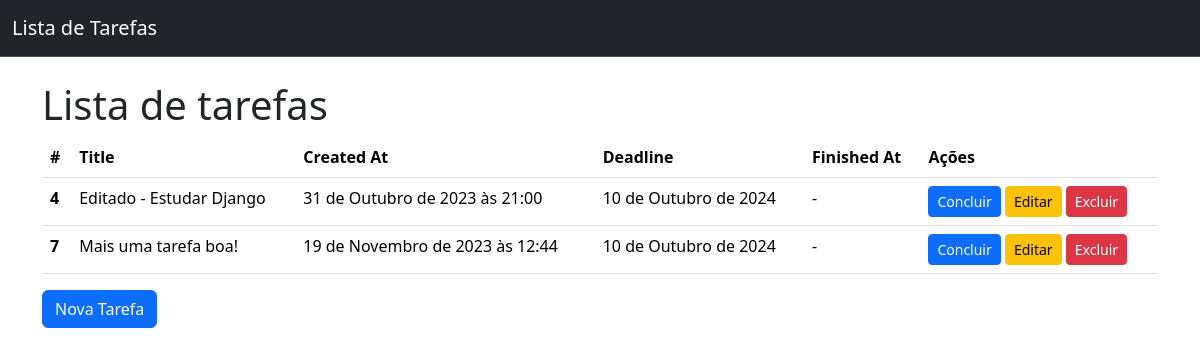
Before: / with the older database file.
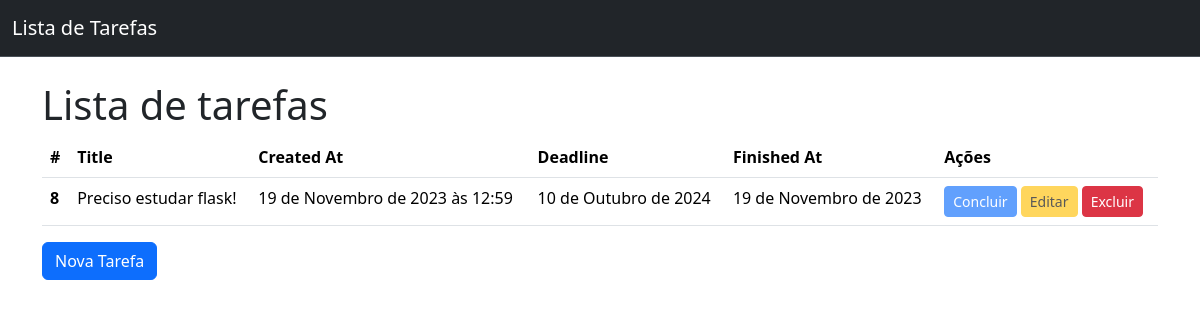
After: the same page with the newer database file.
### todos/models.py (models this page shows, shortened)
class Todo(models.Model):
    title = models.CharField(verbose_name="Título",
                             max_length=100, null=False, blank=False)
    created_at = models.DateTimeField(
        auto_now_add=True, null=False, blank=False)
    deadline = models.DateField(
        verbose_name="Data de entrega", null=False, blank=False)
    finished_at = models.DateField(null=True)
    class Meta:
        ordering = ["deadline"]

### todos/views.py (the view)
# urls.py: path("", TodoListView.as_view(), name="todo_list"),
class TodoListView(ListView):
    model = Todo

### todos/templates/todos/todo_list.html (shortened to what this page needs)
{% extends "base.html" %}
{% block content %}
  <h1>Lista de tarefas</h1>
  {% if todo_list %}
  <table class="table">
    <thead>
      <tr>
        <th scope="col">#</th>
        <th scope="col">Title</th>
        <th scope="col">Created At</th>
        <th scope="col">Deadline</th>
        <th scope="col">Finished At</th>
        <th scope="col">Ações</th>
      </tr>
    </thead>
    <tbody>
      {% for todo in todo_list %}
      <tr>
        <th scope="row">{{ todo.id }}</th>
        <td>{{ todo.title }}</td>
        <td>{{ todo.created_at }}</td>
        <td>{{ todo.deadline | default:"-" }}</td>
        <td>{{ todo.finished_at | default:"-" }}</td>
        <td>
            <a href="{% url 'todo_complete' pk=todo.id %}" class="btn btn-primary btn-sm {% if todo.finished_at %}disabled{% endif %}">Concluir</a>
            <a href="{% url 'todo_update' pk=todo.id %}" class="btn btn-warning btn-sm {% if todo.finished_at %}disabled{% endif %}">Editar</a>
          <a href="{% url 'todo_delete' pk=todo.id %}" class="btn btn-danger btn-sm">Excluir</a>
        </td>
      </tr>
      {% endfor %}
    </tbody>
  </table>
  {% else %}
  <p>Nenhuma tarefa cadastrada...</p>
  {% endif %}
  <a href="{% url 'todo_create' %}" class="btn btn-primary">Nova Tarefa</a>
{% endblock %}

### todos/templates/base.html (shortened to what this page needs)
<!DOCTYPE html>
<html lang="pt-br">
  <head>
    <link
      href="https://cdn.jsdelivr.net/npm/bootstrap@5.3.2/dist/css/bootstrap.min.css"
      rel="stylesheet"
    />
  </head>
  <body>
    <nav
      class="navbar bg-dark border-bottom border-body mb-4"
      data-bs-theme="dark"
    >
      <div class="container-fluid">
        <a class="navbar-brand" href="{% url "todo_list" %}">Lista de Tarefas</a>
      </div>
    </nav>
    <main class="container">{% block content %} {% endblock %}</main>
  </body>
</html>

Changed rows visible on the page:
removed Todo: id "4", title "Editado - Estudar Django", created_at "31 de Outubro de 2023 às 21:00", deadline "10 de Outubro de 2024", finished_at "-"
removed Todo: id "7", title "Mais uma tarefa boa!", created_at "19 de Novembro de 2023 às 12:44", deadline "10 de Outubro de 2024", finished_at "-"
added Todo: id "8", title "Preciso estudar flask!", created_at "19 de Novembro de 2023 às 12:59", deadline "10 de Outubro de 2024", finished_at "19 de Novembro de 2023"
